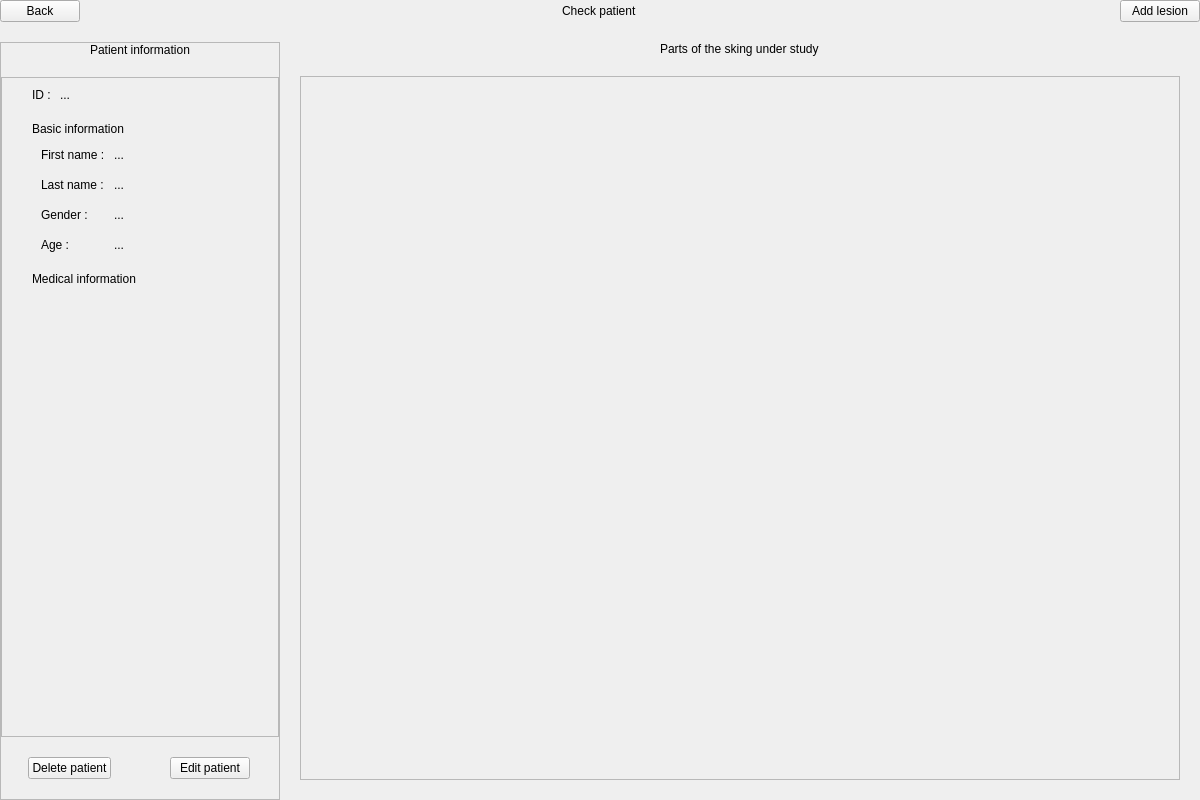
<?xml version="1.0" encoding="UTF-8"?>
<ui version="4.0">
 <class>check_patient</class>
 <widget class="QWidget" name="check_patient">
  <property name="geometry">
   <rect>
    <x>0</x>
    <y>0</y>
    <width>1200</width>
    <height>800</height>
   </rect>
  </property>
  <property name="windowTitle">
   <string>Loggin</string>
  </property>
  <property name="styleSheet">
   <string notr="true"/>
  </property>
  <layout class="QVBoxLayout" name="verticalLayout_2">
   <property name="spacing">
    <number>0</number>
   </property>
   <property name="leftMargin">
    <number>0</number>
   </property>
   <property name="topMargin">
    <number>0</number>
   </property>
   <property name="rightMargin">
    <number>0</number>
   </property>
   <property name="bottomMargin">
    <number>0</number>
   </property>
   <item>
    <layout class="QHBoxLayout" name="ly_navigator" stretch="1,1,1">
     <property name="topMargin">
      <number>0</number>
     </property>
     <item alignment="Qt::AlignLeft">
      <widget class="NavigatorButton" name="bt_back">
       <property name="text">
        <string>Back</string>
       </property>
      </widget>
     </item>
     <item alignment="Qt::AlignHCenter">
      <widget class="Label" name="lb_title">
       <property name="text">
        <string>Check patient</string>
       </property>
      </widget>
     </item>
     <item alignment="Qt::AlignRight">
      <widget class="NavigatorButton" name="bt_add_lesion">
       <property name="text">
        <string>Add lesion</string>
       </property>
      </widget>
     </item>
    </layout>
   </item>
   <item>
    <layout class="QHBoxLayout" name="ly_center">
     <property name="spacing">
      <number>20</number>
     </property>
     <property name="topMargin">
      <number>20</number>
     </property>
     <item>
      <widget class="QFrame" name="c_patient_information">
       <property name="minimumSize">
        <size>
         <width>280</width>
         <height>0</height>
        </size>
       </property>
       <property name="maximumSize">
        <size>
         <width>280</width>
         <height>16777215</height>
        </size>
       </property>
       <property name="frameShape">
        <enum>QFrame::StyledPanel</enum>
       </property>
       <property name="frameShadow">
        <enum>QFrame::Raised</enum>
       </property>
       <layout class="QVBoxLayout" name="verticalLayout">
        <property name="spacing">
         <number>20</number>
        </property>
        <property name="leftMargin">
         <number>0</number>
        </property>
        <property name="topMargin">
         <number>0</number>
        </property>
        <property name="rightMargin">
         <number>0</number>
        </property>
        <property name="bottomMargin">
         <number>0</number>
        </property>
        <item alignment="Qt::AlignHCenter">
         <widget class="Label" name="lb_patient_information">
          <property name="maximumSize">
           <size>
            <width>16777215</width>
            <height>20</height>
           </size>
          </property>
          <property name="text">
           <string>Patient information</string>
          </property>
         </widget>
        </item>
        <item>
         <widget class="QScrollArea" name="scrollArea">
          <property name="widgetResizable">
           <bool>true</bool>
          </property>
          <widget class="QWidget" name="c_patient_information_content">
           <property name="geometry">
            <rect>
             <x>0</x>
             <y>0</y>
             <width>276</width>
             <height>657</height>
            </rect>
           </property>
           <layout class="QVBoxLayout" name="verticalLayout_5">
            <property name="leftMargin">
             <number>30</number>
            </property>
            <property name="topMargin">
             <number>0</number>
            </property>
            <property name="rightMargin">
             <number>0</number>
            </property>
            <item>
             <layout class="QVBoxLayout" name="ly_patient_information">
              <property name="spacing">
               <number>20</number>
              </property>
              <property name="topMargin">
               <number>10</number>
              </property>
              <item>
               <layout class="QFormLayout" name="ly_id">
                <property name="horizontalSpacing">
                 <number>9</number>
                </property>
                <property name="topMargin">
                 <number>0</number>
                </property>
                <item row="0" column="0">
                 <widget class="Label" name="lb_id">
                  <property name="text">
                   <string>ID :</string>
                  </property>
                 </widget>
                </item>
                <item row="0" column="1">
                 <widget class="Label" name="i_id">
                  <property name="text">
                   <string>...</string>
                  </property>
                 </widget>
                </item>
               </layout>
              </item>
              <item>
               <layout class="QVBoxLayout" name="ly_basic_information">
                <property name="spacing">
                 <number>12</number>
                </property>
                <item>
                 <widget class="Label" name="lb_basic_information">
                  <property name="maximumSize">
                   <size>
                    <width>16777215</width>
                    <height>20</height>
                   </size>
                  </property>
                  <property name="text">
                   <string>Basic information</string>
                  </property>
                 </widget>
                </item>
                <item>
                 <layout class="QFormLayout" name="ly_bi_content">
                  <property name="horizontalSpacing">
                   <number>9</number>
                  </property>
                  <property name="verticalSpacing">
                   <number>16</number>
                  </property>
                  <property name="leftMargin">
                   <number>9</number>
                  </property>
                  <property name="topMargin">
                   <number>0</number>
                  </property>
                  <property name="rightMargin">
                   <number>0</number>
                  </property>
                  <property name="bottomMargin">
                   <number>0</number>
                  </property>
                  <item row="0" column="0">
                   <widget class="Label" name="lb_first_name">
                    <property name="text">
                     <string>First name :</string>
                    </property>
                   </widget>
                  </item>
                  <item row="0" column="1">
                   <widget class="Label" name="i_first_name">
                    <property name="text">
                     <string>...</string>
                    </property>
                   </widget>
                  </item>
                  <item row="1" column="0">
                   <widget class="Label" name="lb_last_name">
                    <property name="text">
                     <string>Last name :</string>
                    </property>
                   </widget>
                  </item>
                  <item row="1" column="1">
                   <widget class="Label" name="i_last_name">
                    <property name="text">
                     <string>...</string>
                    </property>
                   </widget>
                  </item>
                  <item row="2" column="0">
                   <widget class="Label" name="lb_gender">
                    <property name="text">
                     <string>Gender :</string>
                    </property>
                   </widget>
                  </item>
                  <item row="2" column="1">
                   <widget class="Label" name="i_gender">
                    <property name="text">
                     <string>...</string>
                    </property>
                   </widget>
                  </item>
                  <item row="3" column="0">
                   <widget class="Label" name="leb_age">
                    <property name="text">
                     <string>Age :</string>
                    </property>
                   </widget>
                  </item>
                  <item row="3" column="1">
                   <widget class="Label" name="i_age">
                    <property name="text">
                     <string>...</string>
                    </property>
                   </widget>
                  </item>
                 </layout>
                </item>
               </layout>
              </item>
              <item>
               <layout class="QVBoxLayout" name="ly_medical_information">
                <property name="spacing">
                 <number>12</number>
                </property>
                <item>
                 <widget class="Label" name="lb_medical_information">
                  <property name="maximumSize">
                   <size>
                    <width>16777215</width>
                    <height>20</height>
                   </size>
                  </property>
                  <property name="text">
                   <string>Medical information</string>
                  </property>
                 </widget>
                </item>
                <item>
                 <layout class="QVBoxLayout" name="ly_mi_content">
                  <property name="spacing">
                   <number>16</number>
                  </property>
                  <property name="leftMargin">
                   <number>9</number>
                  </property>
                  <property name="topMargin">
                   <number>9</number>
                  </property>
                  <property name="rightMargin">
                   <number>9</number>
                  </property>
                  <property name="bottomMargin">
                   <number>9</number>
                  </property>
                 </layout>
                </item>
               </layout>
              </item>
             </layout>
            </item>
            <item>
             <spacer name="verticalSpacer">
              <property name="orientation">
               <enum>Qt::Vertical</enum>
              </property>
              <property name="sizeHint" stdset="0">
               <size>
                <width>20</width>
                <height>40</height>
               </size>
              </property>
             </spacer>
            </item>
           </layout>
          </widget>
         </widget>
        </item>
        <item>
         <layout class="QHBoxLayout" name="horizontalLayout" stretch="1,1">
          <property name="leftMargin">
           <number>9</number>
          </property>
          <property name="rightMargin">
           <number>9</number>
          </property>
          <property name="bottomMargin">
           <number>20</number>
          </property>
          <item alignment="Qt::AlignHCenter">
           <widget class="Button" name="bt_delete_patient">
            <property name="text">
             <string>Delete patient</string>
            </property>
           </widget>
          </item>
          <item alignment="Qt::AlignHCenter">
           <widget class="Button" name="bt_edit_patient_info">
            <property name="text">
             <string>Edit patient</string>
            </property>
           </widget>
          </item>
         </layout>
        </item>
       </layout>
      </widget>
     </item>
     <item>
      <layout class="QVBoxLayout" name="ly_right">
       <property name="rightMargin">
        <number>20</number>
       </property>
       <property name="bottomMargin">
        <number>20</number>
       </property>
       <item alignment="Qt::AlignHCenter">
        <widget class="Label" name="lb_title_2">
         <property name="maximumSize">
          <size>
           <width>16777215</width>
           <height>20</height>
          </size>
         </property>
         <property name="text">
          <string>Parts of the sking under study</string>
         </property>
        </widget>
       </item>
       <item>
        <widget class="QScrollArea" name="sc_skin_lesions_preview">
         <property name="widgetResizable">
          <bool>true</bool>
         </property>
         <widget class="QWidget" name="c_skin_lesions_preview">
          <property name="geometry">
           <rect>
            <x>0</x>
            <y>0</y>
            <width>875</width>
            <height>714</height>
           </rect>
          </property>
          <layout class="QVBoxLayout" name="verticalLayout_6">
           <item>
            <layout class="QVBoxLayout" name="ly_skin_lesions_preview">
             <property name="spacing">
              <number>40</number>
             </property>
            </layout>
           </item>
           <item>
            <spacer name="verticalSpacer_4">
             <property name="orientation">
              <enum>Qt::Vertical</enum>
             </property>
             <property name="sizeType">
              <enum>QSizePolicy::Expanding</enum>
             </property>
             <property name="sizeHint" stdset="0">
              <size>
               <width>20</width>
               <height>40</height>
              </size>
             </property>
            </spacer>
           </item>
          </layout>
         </widget>
        </widget>
       </item>
      </layout>
     </item>
    </layout>
   </item>
  </layout>
 </widget>
 <customwidgets>
  <customwidget>
   <class>Label</class>
   <extends>QLabel</extends>
   <header>.promoted.label</header>
  </customwidget>
  <customwidget>
   <class>NavigatorButton</class>
   <extends>QPushButton</extends>
   <header location="global">.promoted.navigator_button</header>
  </customwidget>
  <customwidget>
   <class>Button</class>
   <extends>QPushButton</extends>
   <header>.promoted.button</header>
  </customwidget>
 </customwidgets>
 <resources/>
 <connections/>
</ui>
